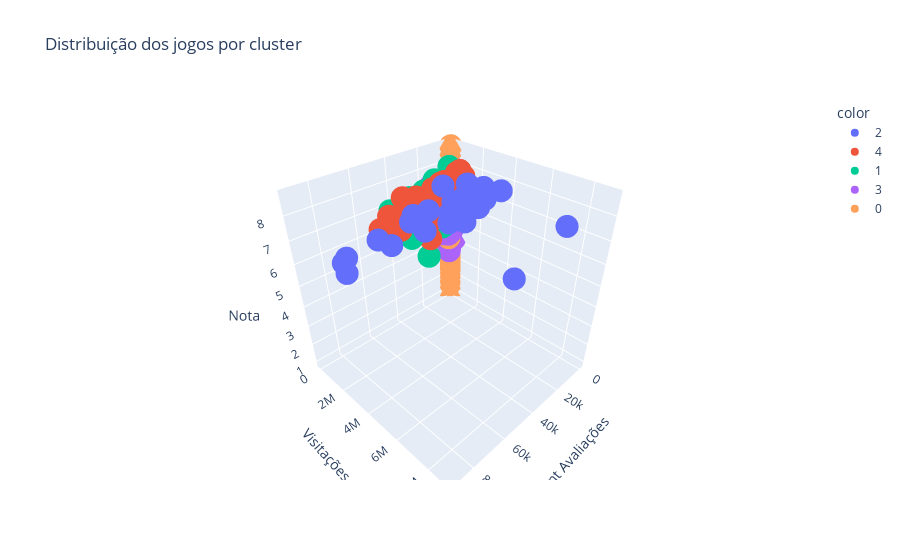

The code cell stored with this chart in its notebook:
### Markdown cell above
#### Visualizando os clusters:

### Code cell
# Vamos visualizar os clusters de acordo com as seguintes caracteristicas: Quantidade de avaliações(usersrated), visualizações no site(siteviews)
# e nota (baverage_tratado)
fig_cluster = px.scatter_3d(df_clusterizado,x='usersrated', y='siteviews', z='baverage', color=df_clusterizado['Cluster'].astype(str), title='Distribuição dos jogos por cluster')
fig_cluster.update_layout(scene=dict(
                                    xaxis_title='Qnt Avaliações',
                                    yaxis_title='Visitações',
                                    zaxis_title='Nota'))
fig_cluster.show()

### Figure 1 — Plotly figure (JSON) as saved in the notebook; plotly's stock layout.template omitted (floating-point values rounded to 4 significant figures; data arrays with more than 128 entries replaced by an {"elided": "..."} marker saying what was removed)
{"data": [{"hovertemplate": "color=2<br>usersrated=%{x}<br>siteviews=%{y}<br>baverage=%{z}<extra></extra>", "legendgroup": "2", "marker": {"color": "#636efa", "symbol": "circle"}, "mode": "markers", "name": "2", "scene": "scene", "showlegend": true, "type": "scatter3d", "x": [31254, 34729, 48339, 36644, 18991, 46526, 34958, 12828, 21117, 58836, 25110, 59458, 6616, 52340, 18129, 24866, 29386, 25254, 74520, 42615, 71730, 89581, 21679, 20701, 19123, 90370, 35270, 90730, 9431], "y": [8933078, 2971746, 4724387, 4506683, 2949888, 5376129, 3601644, 3405294, 4217377, 3552479, 3923255, 4470614, 3950787, 2960733, 3013264, 3195583, 3164566, 4212815, 3411194, 2857679, 3877340, 3425864, 3033656, 3252081, 3403940, 3279816, 3385907, 3491523, 5349478], "z": [8.584, 8.472, 8.268, 8.161, 8.156, 8.1, 8.023, 7.975, 7.918, 7.902, 7.892, 7.868, 7.815, 7.787, 7.773, 7.748, 7.716, 7.692, 7.674, 7.663, 7.53, 7.527, 7.509, 7.476, 7.404, 7.314, 7.095, 7.015, 4.266]}, {"hovertemplate": "color=4<br>usersrated=%{x}<br>siteviews=%{y}<br>baverage=%{z}<extra></extra>", "legendgroup": "4", "marker": {"color": "#EF553B", "symbol": "circle"}, "mode": "markers", "name": "4", "scene": "scene", "showlegend": true, "type": "scatter3d", "x": [18269, 9401, 12010, 23133, 11166, 16231, 40196, 47037, 22901, 16672, 13512, 25416, 11385, 19735, 28668, 12262, 17285, 26626, 13853, 38055, 24266, 16643, 25413, 41294, 21265, 17664, 22117, 12840, 25811, 31058, 57212, 23115, 14768, 23925, 21005, 35465, 40596, 9605, 25936, 13617, 7655, 23743, 25296, 50062, 18107, 10798, 64145, 7461, 13748, 56405, 33382, 3980, 11961, 44743, 50098, 15199, 51889, 33695, 8988, 3110, 11055, 12265, 13867, 11541, 24281, 45367, 15144, 31678, 32954, 13223, 37660, 2254, 3425, 1758, 24487, 12081, 2711, 1575, 27566], "y": [2448074, 1573904, 1600031, 1868629, 1995166, 1986789, 2615367, 1668349, 1581980, 1918543, 1437938, 2099546, 1451862, 2295813, 2441681, 1556209, 2468136, 1455985, 1885895, 1549911, 1876534, 1525412, 1899122, 1891588, 1400659, 2405162, 1365209, 1999126, 2777570, 2220403, 1914562, 1325075, 1395609, 1752244, 1910753, 2280866, 1887647, 1975338, 2101561, 1373646, 1374407, 2060243, 1801848, 1730330, 2706319, 1320824, 2167237, 1394197, 1475436, 2597292, 1554252, 1437330, 1356085, 1601558, 1571604, 1728988, 1792668, 1319692, 1419966, 1828571, 1745151, 1510585, 1358028, 1736847, 1334296, 1650752, 1655495, 1474826, 2189166, 1479325, 1297142, 1304223, 1375286, 1569512, 1419049, 1323757, 1338063, 1412583, 1317353], "z": [8.235, 8.171, 8.141, 8.096, 8.064, 8.031, 8.011, 7.98, 7.944, 7.937, 7.895, 7.879, 7.87, 7.857, 7.827, 7.784, 7.774, 7.77, 7.762, 7.74, 7.422, 7.647, 7.642, 7.637, 7.622, 7.619, 7.612, 7.612, 7.608, 7.583, 7.583, 7.557, 7.556, 7.548, 7.492, 7.488, 7.481, 7.454, 7.44, 7.431, 7.412, 7.393, 7.384, 7.352, 7.343, 7.339, 7.332, 7.254, 7.003, 7.198, 7.191, 7.188, 7.186, 7.174, 7.154, 7.126, 7.118, 7.068, 7.066, 7.052, 7.045, 7.044, 7.03, 7.0, 6.992, 6.991, 6.936, 6.9, 6.875, 6.741, 6.716, 6.693, 6.64, 6.379, 6.379, 6.289, 6.042, 6.001, 5.45]}, {"hovertemplate": "color=1<br>usersrated=%{x}<br>siteviews=%{y}<br>baverage=%{z}<extra></extra>", "legendgroup": "1", "marker": {"color": "#00cc96", "symbol": "circle"}, "mode": "markers", "name": "1", "scene": "scene", "showlegend": true, "type": "scatter3d", "x": {"elided": "315 int values"}, "y": {"elided": "315 int values"}, "z": {"elided": "315 float values"}}, {"hovertemplate": "color=3<br>usersrated=%{x}<br>siteviews=%{y}<br>baverage=%{z}<extra></extra>", "legendgroup": "3", "marker": {"color": "#ab63fa", "symbol": "circle"}, "mode": "markers", "name": "3", "scene": "scene", "showlegend": true, "type": "scatter3d", "x": {"elided": "1519 int values"}, "y": {"elided": "1519 int values"}, "z": {"elided": "1519 float values"}}, {"hovertemplate": "color=0<br>usersrated=%{x}<br>siteviews=%{y}<br>baverage=%{z}<extra></extra>", "legendgroup": "0", "marker": {"color": "#FFA15A", "symbol": "circle"}, "mode": "markers", "name": "0", "scene": "scene", "showlegend": true, "type": "scatter3d", "x": {"elided": "17974 int values"}, "y": {"elided": "17974 int values"}, "z": {"elided": "17974 float values"}}], "layout": {"legend": {"title": {"text": "color"}, "tracegroupgap": 0}, "scene": {"domain": {"x": [0, 1], "y": [0, 1]}, "xaxis": {"title": {"text": "Qnt Avaliações"}}, "yaxis": {"title": {"text": "Visitações"}}, "zaxis": {"title": {"text": "Nota"}}}, "title": {"text": "Distribuição dos jogos por cluster"}}}
